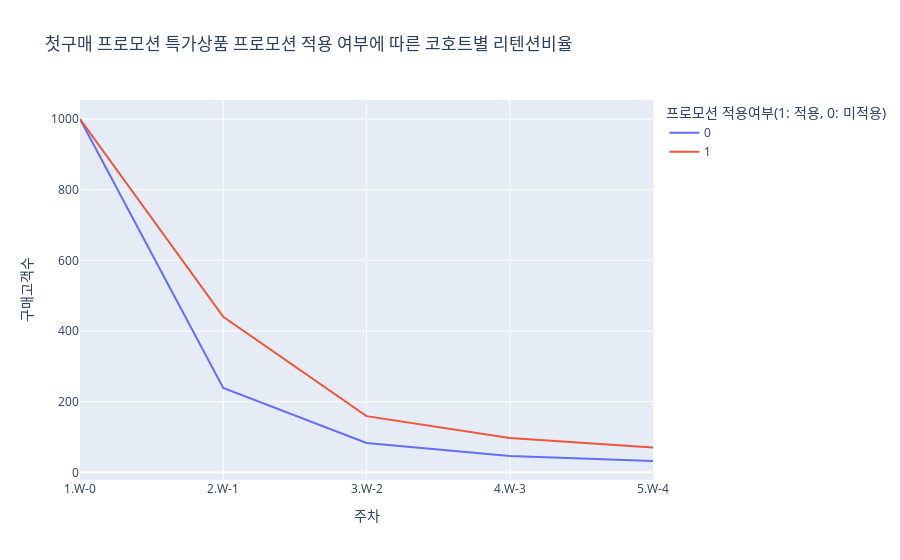

Notebook source saved alongside this figure:
### Markdown cell above
## **1. 첫구매 프로모션 적용여부에 따른 주차별 리텐션 분석**
***

### Code cell
fig = px.line(cohort, x='week_range',y='cnt',color='is_promotion',
        title='첫구매 프로모션 특가상품 프로모션 적용 여부에 따른 코호트별 리텐션비율',
                    labels={'weeK_range':'주차',
                            'cnt':'구매고객수',
                            'is_promotion':'프로모션 적용여부(1: 적용, 0: 미적용)'})
fig.update_layout(xaxis_title='주차')
fig

### Figure 1 — Plotly figure (JSON) as saved in the notebook; plotly's stock layout.template omitted (floating-point values rounded to 4 significant figures)
{"data": [{"hovertemplate": "프로모션 적용여부(1: 적용, 0: 미적용)=0<br>week_range=%{x}<br>구매고객수=%{y}<extra></extra>", "legendgroup": "0", "line": {"color": "#636efa", "dash": "solid"}, "marker": {"symbol": "circle"}, "mode": "lines", "name": "0", "orientation": "v", "showlegend": true, "type": "scatter", "x": ["1.W-0", "2.W-1", "3.W-2", "4.W-3", "5.W-4"], "xaxis": "x", "y": [1000, 239, 83, 46, 32], "yaxis": "y"}, {"hovertemplate": "프로모션 적용여부(1: 적용, 0: 미적용)=1<br>week_range=%{x}<br>구매고객수=%{y}<extra></extra>", "legendgroup": "1", "line": {"color": "#EF553B", "dash": "solid"}, "marker": {"symbol": "circle"}, "mode": "lines", "name": "1", "orientation": "v", "showlegend": true, "type": "scatter", "x": ["1.W-0", "2.W-1", "3.W-2", "4.W-3", "5.W-4"], "xaxis": "x", "y": [1000, 440, 159, 97, 70], "yaxis": "y"}], "layout": {"legend": {"title": {"text": "프로모션 적용여부(1: 적용, 0: 미적용)"}, "tracegroupgap": 0}, "title": {"text": "첫구매 프로모션 특가상품 프로모션 적용 여부에 따른 코호트별 리텐션비율"}, "xaxis": {"anchor": "y", "domain": [0, 1], "title": {"text": "주차"}}, "yaxis": {"anchor": "x", "domain": [0, 1], "title": {"text": "구매고객수"}}}}
